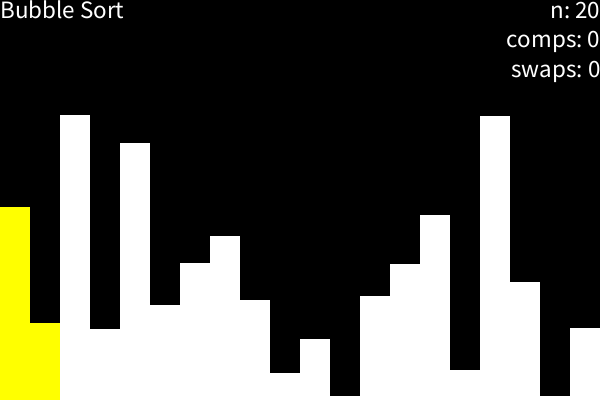
Frame 1 (no input)
Frame 60 (the mouse pressed at the canvas centre just before this capture): identical to frame 1, image omitted
Frame 120 (the mouse held since frame 60 and released just before this capture): identical to frame 1, image omitted

The Processing sketch that drew this single still picture (run headless with seeded random() and noise(); from frame 60 on, the mouse is pressed at the canvas centre):

// Processing sketch: w37_insertion
// ── w37_insertion.pde
/*
```
 Ethan Ma
 NeXTCS
 HW37 -- Insertion sort, running one pass
 2024-12-23
 time spent: 1.5
 ```
 
 DISCO:
 - Insertion sort: comparing the max value from the iterated list so far with values to the right. Insert at the end. 
 QCC:
 - N/A
 */

int BUBBLE = 0;
int SELECTION = 1;
int INSERTION = 2;

int dataSize;
int maxValue;
SortArray sorty;

boolean liveSort;


void setup()
{
  size (600, 400);
  background(0);
  textSize(25);
  dataSize =20;
  maxValue = max(300, dataSize);
  sorty = new SortArray(BUBBLE, dataSize, maxValue);
}//setup


void draw()
{
  background(0);
  sorty.display(true);
  if (liveSort) {
    sorty.sortOnce();
  }
}//draw


void keyPressed()
{
  if (key == 'r') {
    reset();
  }//reset
  if (key == ' ') {
    liveSort = !liveSort;
  }
  if (keyCode == RIGHT) {
    sorty.sortOnce();
  }
  if (key == '1') {
    sorty.algorithm = BUBBLE;
    reset();
  }
  if (key == '2') {
    sorty.algorithm = SELECTION;
    reset();
  }
  if (key == '3') {
    sorty.algorithm = INSERTION;
    reset();
  }
}//keyPressed


void reset()
{
  sorty.randInts();
  sorty.resetSortVars();
}//reset for more sorting

// ── SortArray.pde
class SortArray
{
  int[] haystack;
  int maxValue;
  int algorithm;
  boolean sorted;

  //BubbleSort vars
  int bsortEnd; //the last position to check when making a pass
  int bsortPos0; //the first position to compare each time
  int bsortPos1; //the second position to compare each time

  //SelectionSort vars courtesy of TAS of pd9
  int ssortEnd; //the last position to check when making a pass
  int ssortPos; //the current position to check
  int ssortMaxPos; //the position of the largest value so far

  // InsertionSort vars
  int isortEnd;
  int isortPos;
  int isortInsertPos;
  int isortValue;

  //Counter
  int comps = 0;
  int swaps = 0;

  SortArray(int algo, int dsize, int mvalue)
  {
    maxValue = mvalue;
    haystack = new int[dsize];
    randInts();
    resetSortVars();
    algorithm = algo;
  }//constructor
  void sortOnce()
  {
    if (algorithm == BUBBLE) {
      bubbleSortOnce();
    } else if (algorithm == SELECTION) {
      selectionSortOnce();
    } else if (algorithm == INSERTION) {
      insertionSortOnce();
    }
  }


  void resetSortVars()
  {
    sorted = false;
    swaps = 0;
    comps = 0;

    //bubble sort vars
    bsortPos0 = 0;
    bsortPos1 = 1;
    bsortEnd = haystack.length;

    //selection sort vars
    ssortEnd = haystack.length;
    ssortPos = 1;
    ssortMaxPos = 0;

    //inseration sort vars
    isortEnd = 1;
    isortPos = 1;
    isortValue = haystack[isortEnd];
  }//resetSortVars

  void bubbleSortOnce() {
    if (bsortEnd > 0) {
      if (bsortPos1 < bsortEnd) {
        comps++;
        if (haystack[bsortPos0] > haystack[bsortPos1]) {
          swap(bsortPos0, bsortPos1);
          swaps++;
        }
        bsortPos0++;
        bsortPos1++;
      }
      if (bsortEnd == bsortPos1) {
        bsortEnd--;
        bsortPos0 = 0;
        bsortPos1 = 1;
      }
    } else {
      sorted = true; // sorting is complete
    }
  } // bubbleSortOnce


  void selectionSortOnce()
  {
    if (ssortEnd > 0) {
      if (ssortPos < ssortEnd) {
        if (haystack[ssortPos] > haystack[ssortMaxPos]) {

          ssortMaxPos = ssortPos;
        }//swap
        ssortPos++;
      }//working through a pass

      if (ssortPos ==ssortEnd) {
        ssortEnd--;
        swap(ssortMaxPos, ssortEnd);
        ssortPos = 1;
        ssortMaxPos = 0;
      }//set up next pass
    }//still need to sort
    else {
      sorted = true;
    }
  }//selectionSortOnce

  void insertionSortOnce()
  {
    if (isortEnd < haystack.length) {
      if (isortPos > 0) {
        if (haystack[isortPos-1] > isortValue) {
          haystack[isortPos] = haystack[isortPos-1];
          isortPos--;
        }//shifting
        if (isortPos == 0 || haystack[isortPos -1] <= isortValue) {
          haystack[isortPos] = isortValue;
          isortEnd++;
          if (isortEnd != haystack.length) {
            isortPos = isortEnd;
            isortValue = haystack[isortPos];
          }
        }//inserting
      }
    }//still sorting
    else {//(isortEnd == haystack.length)
      sorted = true;
    }//done
  }//insertionSortOnce
  int getPosValue()
  {
    if ( sorted ) {
      return -1;
    }
    if (algorithm == BUBBLE) {
      return haystack[bsortPos1];
    }
    if (algorithm == SELECTION) {
      return haystack[ssortMaxPos];
    }
    if (algorithm == INSERTION) {
      return haystack[isortPos];
    } else {
      return -1;
    }
  }



  void swap(int p0, int p1) {
    int tmp = haystack[p0];
    haystack[p0] = haystack[p1];
    haystack[p1] = tmp;
    swaps++;
  }//swap


  void randInts()
  {
    for (int i=0; i<haystack.length; i++) {
      haystack[i] = int(random(maxValue));
    }//loop
  }//randInts


  void showStats(boolean advanced)
  {
    fill(255);
    textAlign(LEFT, TOP);
    if (algorithm == BUBBLE) {
      text("Bubble Sort", 0, 0);
    } else if (algorithm == SELECTION) {
      text("Selection Sort", 0, 0);
    } else if (algorithm == INSERTION) {
      text("Insertion Sort", 0, 0);
    }
    String stats = "n: " + haystack.length;
    if (advanced) {
      stats+= "\ncomps: " + comps;
      stats+= "\nswaps: ";
      if (algorithm == INSERTION) {
        stats+= swaps/3;
      } else {
        stats+= swaps;
      }
    }//display advanced stats
    textAlign(RIGHT, TOP);
    text(stats, width, 0);
  }//showStats


  void display(boolean advanced)
  {
    int x = 0;
    int barWidth = width/dataSize;
    noStroke();
    for (int i=0; i<haystack.length; i++) {
      fill(255);
      if (algorithm == BUBBLE && i >= bsortEnd ||
        algorithm == SELECTION && i >= ssortEnd ||
        algorithm == INSERTION && i < isortEnd) {
        fill(255, 0, 255);
      }//color sorted area
      rect(x, height, barWidth, -haystack[i]);
      x+= barWidth;
    }//loop through array
    if ( !sorted ) {
      sortHighLights();
    }
    showStats(advanced);
  }//drawValues


  void sortHighLights()
  {
    int barWidth = width/dataSize;

    if (algorithm == BUBBLE) {
      fill(255, 255, 0);
      rect(barWidth*bsortPos0, height, barWidth, -haystack[bsortPos0]);
      rect(barWidth*bsortPos1, height, barWidth, -haystack[bsortPos1]);
    }//bubble sort highlights

    if (algorithm == SELECTION) {
      fill(255, 255, 0);
      rect(barWidth*ssortPos, height, barWidth, -haystack[ssortPos]);
      fill(0, 255, 255);
      rect(barWidth*ssortMaxPos, height, barWidth, -haystack[ssortMaxPos]);
    }//bubble sort highlights

    if (algorithm == INSERTION) {
      fill(255, 255, 0);
      rect(barWidth*isortPos, height, barWidth, -haystack[isortPos]);
      fill(0, 255, 255);
      rect(barWidth*isortPos, height, barWidth, -isortValue);
    }
  }//sortHighLights
}
